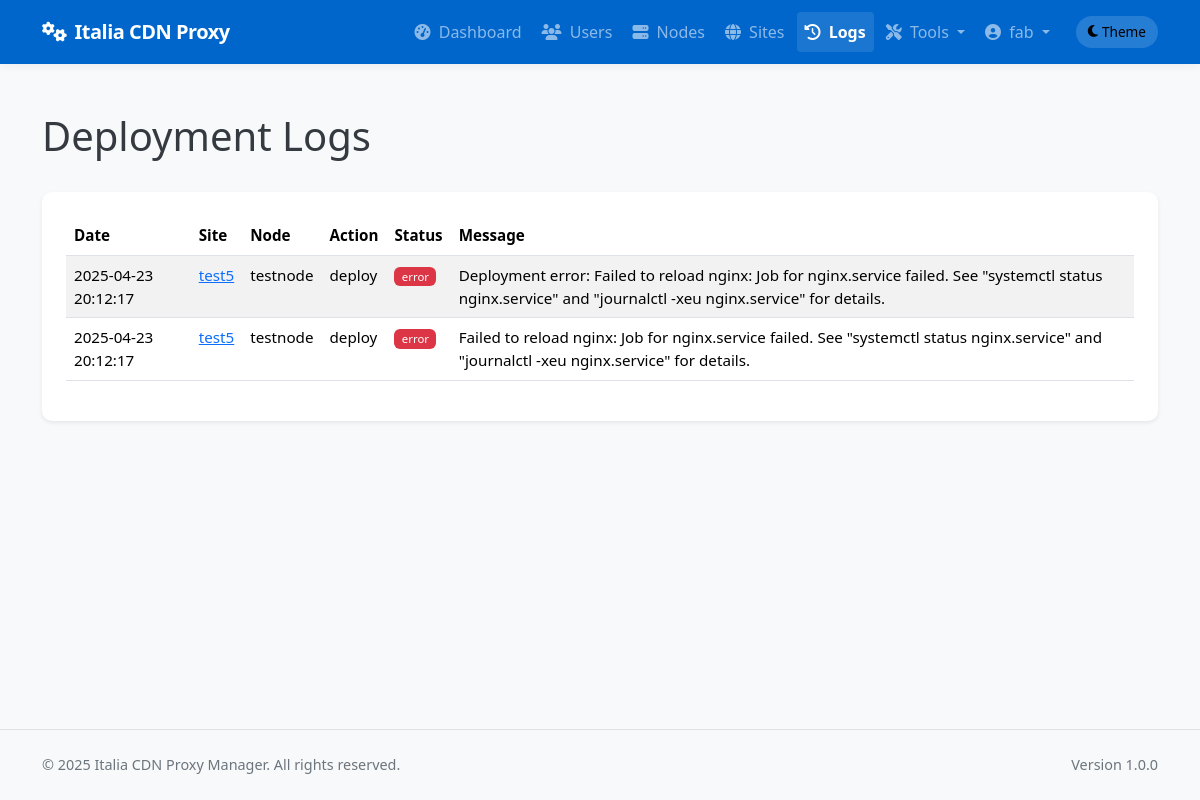
Before: /admin/logs (signed in) with the older database file.
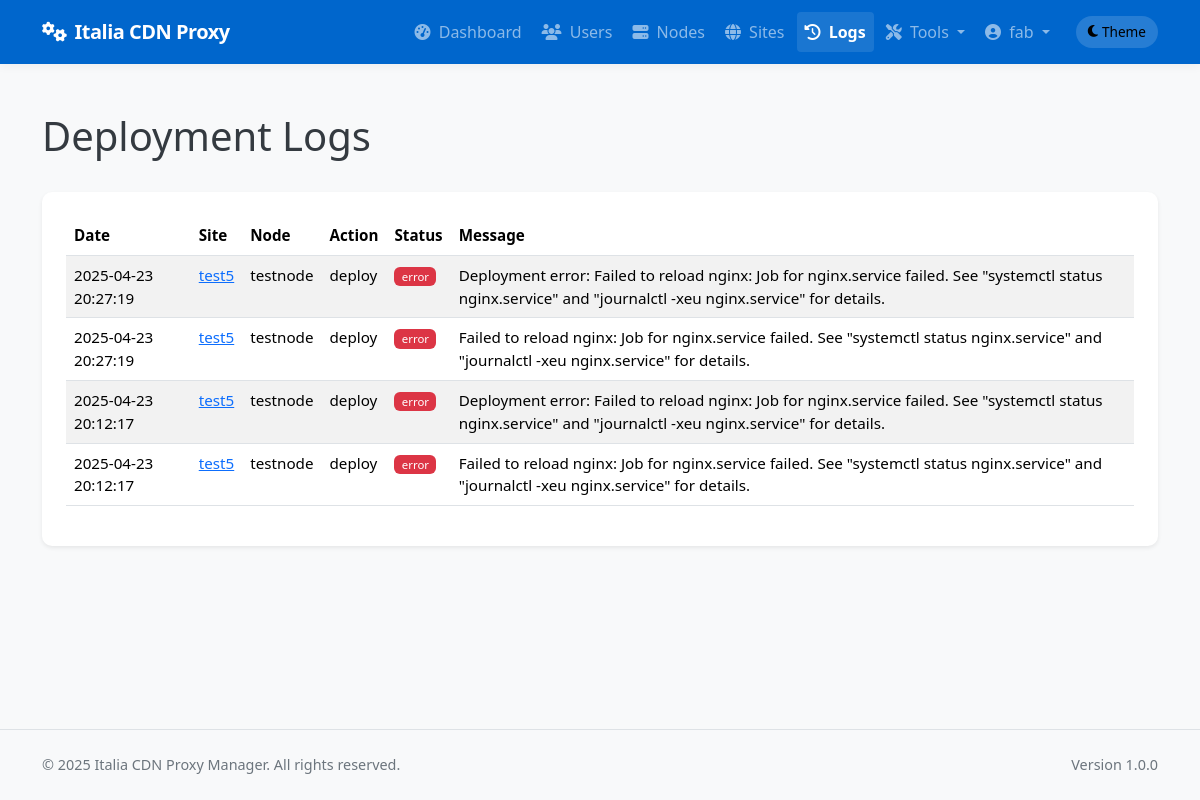
After: the same page with the newer database file.
### app/models/models.py (models this page shows, shortened)
class DeploymentLog(db.Model):
    __tablename__ = 'deployment_logs'
    id = db.Column(db.Integer, primary_key=True)
    site_id = db.Column(db.Integer, db.ForeignKey('sites.id'), nullable=False)
    node_id = db.Column(db.Integer, db.ForeignKey('nodes.id'), nullable=False)
    user_id = db.Column(db.Integer, db.ForeignKey('users.id'), nullable=True)  # Who performed the action
    action = db.Column(db.String(64), nullable=False)  # deploy, update, remove, ssl_renew, discovery, rollback
    status = db.Column(db.String(20), nullable=False)  # success, error
    message = db.Column(db.Text, nullable=True)
    created_at = db.Column(db.DateTime, default=datetime.utcnow)
    site = db.relationship('Site', backref=db.backref('deployment_logs', lazy='dynamic'))
    node = db.relationship('Node', backref=db.backref('deployment_logs', lazy='dynamic'))
    user = db.relationship('User', backref=db.backref('deployment_logs', lazy='dynamic'))

class Site(db.Model):
    __tablename__ = 'sites'
    id = db.Column(db.Integer, primary_key=True)
    name = db.Column(db.String(64), nullable=False)
    domain = db.Column(db.String(255), unique=True, nullable=False)
    protocol = db.Column(db.String(10), nullable=False, default='https')  # http or https
    origin_protocol = db.Column(db.String(10), nullable=False, default='http')  # http or https for origin
    origin_address = db.Column(db.String(255), nullable=False)  # Backend server address
    origin_port = db.Column(db.Integer, nullable=False)
    user_id = db.Column(db.Integer, db.ForeignKey('users.id'), nullable=True)  # Allow null for discovered sites
    is_active = db.Column(db.Boolean, default=True)
    is_blocked = db.Column(db.Boolean, default=False)
    is_discovered = db.Column(db.Boolean, default=False)  # Whether this site was discovered from node
    use_waf = db.Column(db.Boolean, default=False)
    waf_rule_level = db.Column(db.String(10), default='basic')  # basic, medium, strict
    waf_custom_rules = db.Column(db.Text, nullable=True)  # Custom WAF rules
    waf_max_request_size = db.Column(db.Integer, default=1)  # Max request size in MB
    waf_request_timeout = db.Column(db.Integer, default=60)  # Request timeout in seconds
    waf_block_tor_exit_nodes = db.Column(db.Boolean, default=False)  # Block Tor exit nodes
    waf_rate_limiting_enabled = db.Column(db.Boolean, default=False)  # Enable rate limiting
    waf_rate_limiting_requests = db.Column(db.Integer, default=100)  # Requests per minute
    waf_rate_limiting_burst = db.Column(db.Integer, default=200)  # Burst requests
    force_https = db.Column(db.Boolean, default=True)  # New column to force HTTP to HTTPS redirect
    enable_cache = db.Column(db.Boolean, default=True)
    cache_time = db.Column(db.Integer, default=3600)  # Cache time in seconds, default 1 hour
    cache_static_time = db.Column(db.Integer, default=86400)  # Cache time for static assets in seconds, default 1 day
    custom_cache_rules = db.Column(db.Text, nullable=True)  # Custom cache rules in Nginx format
    cache_browser_time = db.Column(db.Integer, default=3600)  # Browser cache time in seconds, default 1 hour
    use_geoip = db.Column(db.Boolean, default=False)  # Whether to use GeoIP filtering
    geoip_mode = db.Column(db.String(10), default='blacklist')  # 'blacklist' or 'whitelist'
    geoip_countries = db.Column(db.Text, nullable=True)  # Comma-separated list of country codes
    geoip_level = db.Column(db.String(10), default='nginx')  # 'nginx' or 'iptables'
    created_at = db.Column(db.DateTime, default=datetime.utcnow)
    updated_at = db.Column(db.DateTime, default=datetime.utcnow, onupdate=datetime.utcnow)
    custom_config = db.Column(db.Text, nullable=True)  # Additional Nginx configuration
    site_nodes = db.relationship('SiteNode', backref='site', lazy='dynamic')
    ssl_certificates = db.relationship('SSLCertificate', backref='site', lazy='dynamic')
    config_versions = db.relationship('ConfigVersion', backref='site', lazy='dynamic')

class Node(db.Model):
    __tablename__ = 'nodes'
    id = db.Column(db.Integer, primary_key=True)
    name = db.Column(db.String(64), unique=True, nullable=False)
    ip_address = db.Column(db.String(45), nullable=False)  # IPv4 or IPv6
    ssh_port = db.Column(db.Integer, default=22)
    ssh_user = db.Column(db.String(64), nullable=False)
    ssh_key_path = db.Column(db.String(256), nullable=True)  # Path to SSH key file
    _ssh_password = db.Column('ssh_password', db.String(256), nullable=True)  # Encrypted password (if using password auth)
    is_active = db.Column(db.Boolean, default=True)
    is_discovered = db.Column(db.Boolean, default=False)  # Whether this node was discovered from YAML
    created_at = db.Column(db.DateTime, default=datetime.utcnow)
    updated_at = db.Column(db.DateTime, default=datetime.utcnow, onupdate=datetime.utcnow)
    nginx_config_path = db.Column(db.String(256), default='/etc/nginx/conf.d')
    nginx_reload_command = db.Column(db.String(256), default='sudo systemctl reload nginx')
    detected_nginx_path = db.Column(db.String(256), nullable=True)  # Store detected nginx path
    site_nodes = db.relationship('SiteNode', backref='node', lazy='dynamic')
    @property
    def ssh_password(self):
        """Decrypt password when accessed"""
        from cryptography.fernet import Fernet
        from flask import current_app
        if not self._ssh_password:
            return None
        try:
            key = current_app.config.get('PASSWORD_ENCRYPTION_KEY', 'fallback_key_for_development_only').encode()
            key = key.ljust(32)[:32]
            cipher = Fernet(Fernet.generate_key()) if len(key) < 32 else Fernet(key)
            decrypted = cipher.decrypt(self._ssh_password.encode())
            return decrypted.decode()
        except Exception as e:
            import logging
            logging.error(f"Error decrypting SSH password: {str(e)}")
            return None
    @ssh_password.setter
    def ssh_password(self, password):
        """Encrypt password when set"""
        if not password:
            self._ssh_password = None
            return
        from cryptography.fernet import Fernet
        from flask import current_app
        try:
            key = current_app.config.get('PASSWORD_ENCRYPTION_KEY', 'fallback_key_for_development_only').encode()
            key = key.ljust(32)[:32]
            cipher = Fernet(Fernet.generate_key()) if len(key) < 32 else Fernet(key)
            encrypted = cipher.encrypt(password.encode())
            self._ssh_password = encrypted.decode()
        except Exception as e:
            import logging
            logging.error(f"Error encrypting SSH password: {str(e)}")
            self._ssh_password = None

### app/controllers/admin.py (the view)
@admin.route('/logs')
@login_required
@admin_required
def deployment_logs():
    logs = DeploymentLog.query.order_by(DeploymentLog.created_at.desc()).all()
    return render_template('admin/logs.html', logs=logs)

### app/models/__init__.py (called while the page is built)
@login_manager.user_loader
def load_user(user_id):
    return User.query.get(int(user_id))

### app/models/models.py (called while the page is built)
    def is_admin(self):
        return self.role == 'admin'

### app/services/access_control.py (called while the page is built)
def admin_required(f):
    @wraps(f)
    def decorated_function(*args, **kwargs):
        if not current_user.is_admin():
            flash('You need admin privileges to access this page.', 'error')
            return abort(403)
        return f(*args, **kwargs)
    return decorated_function

### app/templates/admin/logs.html (shortened to what this page needs)
{% extends 'base.html' %}
{% block content %}
<div class="container py-4">
    <div class="d-flex justify-content-between align-items-center mb-4">
        <h1>Deployment Logs</h1>
    </div>
    <div class="card shadow-sm">
        <div class="card-body">
            {% if logs %}
                <div class="table-responsive">
                    <table class="table table-striped table-hover">
                        <thead>
                            <tr>
                                <th>Date</th>
                                <th>Site</th>
                                <th>Node</th>
                                <th>Action</th>
                                <th>Status</th>
                                <th>Message</th>
                            </tr>
                        </thead>
                        <tbody>
                            {% for log in logs %}
                            <tr>
                                <td>{{ log.created_at.strftime('%Y-%m-%d %H:%M:%S') }}</td>
                                <td>
                                    <a href="{{ url_for('admin.view_site', site_id=log.site_id) }}">
                                        {{ log.site.name }}
                                    </a>
                                </td>
                                <td>{{ log.node.name }}</td>
                                <td>{{ log.action }}</td>
                                <td>
                                    <span class="badge bg-{{ 'success' if log.status == 'success' else 'danger' }}">
                                        {{ log.status }}
                                    </span>
                                </td>
                                <td>{{ log.message }}</td>
                            </tr>
                            {% endfor %}
                        </tbody>
                    </table>
                </div>
            {% else %}
                <div class="alert alert-info">
                    No deployment logs found.
                </div>
            {% endif %}
        </div>
    </div>
</div>
{% endblock %}

Changed rows visible on the page:
added DeploymentLog: created_at "2025-04-23 20:27:19", site.name "test5", node.name "testnode", action "deploy", status "error", message "Deployment error: Failed to reload nginx: Job for nginx.service failed. See \"systemctl status nginx.service\" and \"journalctl -xeu nginx.service\" for details."
added DeploymentLog: created_at "2025-04-23 20:27:19", site.name "test5", node.name "testnode", action "deploy", status "error", message "Failed to reload nginx: Job for nginx.service failed. See \"systemctl status nginx.service\" and \"journalctl -xeu nginx.service\" for details."
